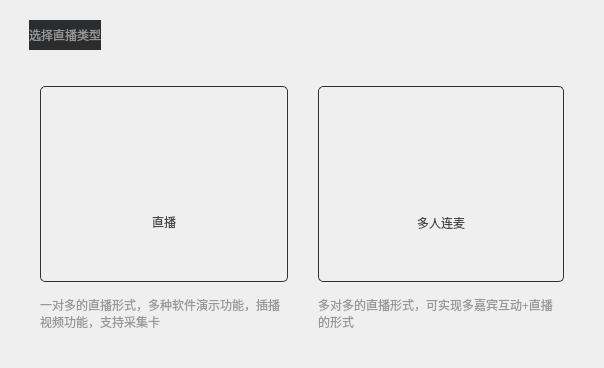
<?xml version="1.0" encoding="UTF-8"?>
<ui version="4.0">
 <class>VhallActivityModeChoiceDlg</class>
 <widget class="QDialog" name="VhallActivityModeChoiceDlg">
  <property name="geometry">
   <rect>
    <x>0</x>
    <y>0</y>
    <width>604</width>
    <height>368</height>
   </rect>
  </property>
  <property name="minimumSize">
   <size>
    <width>604</width>
    <height>368</height>
   </size>
  </property>
  <property name="maximumSize">
   <size>
    <width>604</width>
    <height>368</height>
   </size>
  </property>
  <property name="windowTitle">
   <string>选择直播类型</string>
  </property>
  <layout class="QVBoxLayout" name="verticalLayout">
   <property name="spacing">
    <number>36</number>
   </property>
   <property name="leftMargin">
    <number>29</number>
   </property>
   <property name="topMargin">
    <number>20</number>
   </property>
   <property name="rightMargin">
    <number>29</number>
   </property>
   <property name="bottomMargin">
    <number>37</number>
   </property>
   <item>
    <layout class="QHBoxLayout" name="titlehLayout">
     <property name="spacing">
      <number>0</number>
     </property>
     <item>
      <widget class="QLabel" name="labTitle">
       <property name="styleSheet">
        <string notr="true">QLabel{
font: 12pt &quot;微软雅黑&quot;;
color:#969696;
	background-color: rgb(43, 44, 46);
}</string>
       </property>
       <property name="text">
        <string>选择直播类型</string>
       </property>
      </widget>
     </item>
     <item>
      <spacer name="horizontalSpacer">
       <property name="orientation">
        <enum>Qt::Horizontal</enum>
       </property>
       <property name="sizeHint" stdset="0">
        <size>
         <width>433</width>
         <height>30</height>
        </size>
       </property>
      </spacer>
     </item>
    </layout>
   </item>
   <item>
    <layout class="QGridLayout" name="gridLayout">
     <property name="leftMargin">
      <number>11</number>
     </property>
     <property name="rightMargin">
      <number>11</number>
     </property>
     <property name="horizontalSpacing">
      <number>30</number>
     </property>
     <property name="verticalSpacing">
      <number>14</number>
     </property>
     <item row="0" column="0">
      <widget class="QFrame" name="frame_live">
       <property name="minimumSize">
        <size>
         <width>0</width>
         <height>194</height>
        </size>
       </property>
       <property name="styleSheet">
        <string notr="true">QFrame{ 
border: 1px solid #323232;
border-radius: 5px;
}
QFrame:hover{ 
border: 1px solid #8e2928;
border-radius: 5px;
}
</string>
       </property>
       <property name="frameShape">
        <enum>QFrame::NoFrame</enum>
       </property>
       <property name="frameShadow">
        <enum>QFrame::Raised</enum>
       </property>
       <layout class="QVBoxLayout" name="verticalLayout_3">
        <property name="spacing">
         <number>9</number>
        </property>
        <property name="topMargin">
         <number>3</number>
        </property>
        <item>
         <spacer name="verticalSpacer_3">
          <property name="orientation">
           <enum>Qt::Vertical</enum>
          </property>
          <property name="sizeType">
           <enum>QSizePolicy::Fixed</enum>
          </property>
          <property name="sizeHint" stdset="0">
           <size>
            <width>20</width>
            <height>24</height>
           </size>
          </property>
         </spacer>
        </item>
        <item>
         <spacer name="verticalSpacer_2">
          <property name="orientation">
           <enum>Qt::Vertical</enum>
          </property>
          <property name="sizeHint" stdset="0">
           <size>
            <width>20</width>
            <height>40</height>
           </size>
          </property>
         </spacer>
        </item>
        <item>
         <layout class="QHBoxLayout" name="horizontalLayout_3">
          <item>
           <spacer name="horizontalSpacer_2">
            <property name="orientation">
             <enum>Qt::Horizontal</enum>
            </property>
            <property name="sizeHint" stdset="0">
             <size>
              <width>80</width>
              <height>20</height>
             </size>
            </property>
           </spacer>
          </item>
          <item>
           <widget class="QLabel" name="label_live">
            <property name="minimumSize">
             <size>
              <width>49</width>
              <height>49</height>
             </size>
            </property>
            <property name="maximumSize">
             <size>
              <width>49</width>
              <height>49</height>
             </size>
            </property>
            <property name="styleSheet">
             <string notr="true">QFrame{ 
border: 0px;
}
QFrame:hover{ 
border: 0px;
}
</string>
            </property>
            <property name="frameShape">
             <enum>QFrame::NoFrame</enum>
            </property>
            <property name="text">
             <string/>
            </property>
           </widget>
          </item>
          <item>
           <spacer name="horizontalSpacer_3">
            <property name="orientation">
             <enum>Qt::Horizontal</enum>
            </property>
            <property name="sizeHint" stdset="0">
             <size>
              <width>80</width>
              <height>20</height>
             </size>
            </property>
           </spacer>
          </item>
         </layout>
        </item>
        <item>
         <widget class="QLabel" name="label_live_tip">
          <property name="styleSheet">
           <string notr="true">QFrame{ 
border: 0px;
}
QLabel{
color:rgb(70,70,70);
}</string>
          </property>
          <property name="text">
           <string>直播</string>
          </property>
          <property name="alignment">
           <set>Qt::AlignCenter</set>
          </property>
         </widget>
        </item>
        <item>
         <spacer name="verticalSpacer">
          <property name="orientation">
           <enum>Qt::Vertical</enum>
          </property>
          <property name="sizeType">
           <enum>QSizePolicy::Expanding</enum>
          </property>
          <property name="sizeHint" stdset="0">
           <size>
            <width>20</width>
            <height>27</height>
           </size>
          </property>
         </spacer>
        </item>
       </layout>
      </widget>
     </item>
     <item row="0" column="1">
      <widget class="QFrame" name="frame_interactivity">
       <property name="minimumSize">
        <size>
         <width>0</width>
         <height>194</height>
        </size>
       </property>
       <property name="styleSheet">
        <string notr="true">QFrame#frame_interactivity{ 
border: 1px solid #323232;
border-radius: 5px;
}
QFrame#frame_interactivity:hover{ 
border: 1px solid #8e2928;
border-radius: 5px;
}
</string>
       </property>
       <property name="frameShape">
        <enum>QFrame::Box</enum>
       </property>
       <property name="frameShadow">
        <enum>QFrame::Plain</enum>
       </property>
       <layout class="QVBoxLayout" name="verticalLayout_2">
        <property name="spacing">
         <number>9</number>
        </property>
        <property name="leftMargin">
         <number>3</number>
        </property>
        <property name="topMargin">
         <number>3</number>
        </property>
        <property name="rightMargin">
         <number>3</number>
        </property>
        <item>
         <widget class="QWidget" name="widget" native="true">
          <layout class="QHBoxLayout" name="horizontalLayout">
           <property name="spacing">
            <number>0</number>
           </property>
           <property name="leftMargin">
            <number>0</number>
           </property>
           <property name="topMargin">
            <number>0</number>
           </property>
           <property name="rightMargin">
            <number>0</number>
           </property>
           <property name="bottomMargin">
            <number>0</number>
           </property>
           <item>
            <spacer name="horizontalSpacer_4">
             <property name="orientation">
              <enum>Qt::Horizontal</enum>
             </property>
             <property name="sizeHint" stdset="0">
              <size>
               <width>201</width>
               <height>17</height>
              </size>
             </property>
            </spacer>
           </item>
          </layout>
         </widget>
        </item>
        <item>
         <spacer name="verticalSpacer_4">
          <property name="orientation">
           <enum>Qt::Vertical</enum>
          </property>
          <property name="sizeHint" stdset="0">
           <size>
            <width>20</width>
            <height>40</height>
           </size>
          </property>
         </spacer>
        </item>
        <item>
         <layout class="QHBoxLayout" name="horizontalLayout_2">
          <property name="spacing">
           <number>6</number>
          </property>
          <item>
           <spacer name="horizontalSpacer_8">
            <property name="orientation">
             <enum>Qt::Horizontal</enum>
            </property>
            <property name="sizeHint" stdset="0">
             <size>
              <width>80</width>
              <height>20</height>
             </size>
            </property>
           </spacer>
          </item>
          <item>
           <widget class="QLabel" name="label_interactivity">
            <property name="minimumSize">
             <size>
              <width>49</width>
              <height>49</height>
             </size>
            </property>
            <property name="maximumSize">
             <size>
              <width>49</width>
              <height>49</height>
             </size>
            </property>
            <property name="styleSheet">
             <string notr="true">QFrame{ 
border: 0px;
}
QFrame:hover{ 
border: 0px;
}
</string>
            </property>
            <property name="frameShape">
             <enum>QFrame::NoFrame</enum>
            </property>
            <property name="text">
             <string/>
            </property>
           </widget>
          </item>
          <item>
           <spacer name="horizontalSpacer_9">
            <property name="orientation">
             <enum>Qt::Horizontal</enum>
            </property>
            <property name="sizeHint" stdset="0">
             <size>
              <width>80</width>
              <height>20</height>
             </size>
            </property>
           </spacer>
          </item>
         </layout>
        </item>
        <item>
         <widget class="QLabel" name="label_interactivity_tip">
          <property name="styleSheet">
           <string notr="true">QFrame{ 
border: 0px;
}
QLabel{
color:rgb(70,70,70);
}</string>
          </property>
          <property name="text">
           <string>多人连麦</string>
          </property>
          <property name="alignment">
           <set>Qt::AlignCenter</set>
          </property>
         </widget>
        </item>
        <item>
         <spacer name="verticalSpacer_8">
          <property name="orientation">
           <enum>Qt::Vertical</enum>
          </property>
          <property name="sizeType">
           <enum>QSizePolicy::Expanding</enum>
          </property>
          <property name="sizeHint" stdset="0">
           <size>
            <width>20</width>
            <height>27</height>
           </size>
          </property>
         </spacer>
        </item>
       </layout>
      </widget>
     </item>
     <item row="1" column="0">
      <widget class="QLabel" name="label_2">
       <property name="minimumSize">
        <size>
         <width>248</width>
         <height>0</height>
        </size>
       </property>
       <property name="maximumSize">
        <size>
         <width>248</width>
         <height>16777215</height>
        </size>
       </property>
       <property name="font">
        <font>
         <family>微软雅黑</family>
         <pointsize>9</pointsize>
        </font>
       </property>
       <property name="styleSheet">
        <string notr="true">color:#979797;
</string>
       </property>
       <property name="text">
        <string>一对多的直播形式，多种软件演示功能，插播视频功能，支持采集卡</string>
       </property>
       <property name="scaledContents">
        <bool>false</bool>
       </property>
       <property name="alignment">
        <set>Qt::AlignLeading|Qt::AlignLeft|Qt::AlignTop</set>
       </property>
       <property name="wordWrap">
        <bool>true</bool>
       </property>
      </widget>
     </item>
     <item row="1" column="1">
      <widget class="QLabel" name="label_3">
       <property name="font">
        <font>
         <family>微软雅黑</family>
        </font>
       </property>
       <property name="styleSheet">
        <string notr="true">color:#979797</string>
       </property>
       <property name="text">
        <string>多对多的直播形式，可实现多嘉宾互动+直播的形式</string>
       </property>
       <property name="alignment">
        <set>Qt::AlignLeading|Qt::AlignLeft|Qt::AlignTop</set>
       </property>
       <property name="wordWrap">
        <bool>true</bool>
       </property>
      </widget>
     </item>
    </layout>
   </item>
  </layout>
 </widget>
 <resources>
  <include location="../VhallLive/project/VhallLive.qrc"/>
 </resources>
 <connections/>
</ui>
